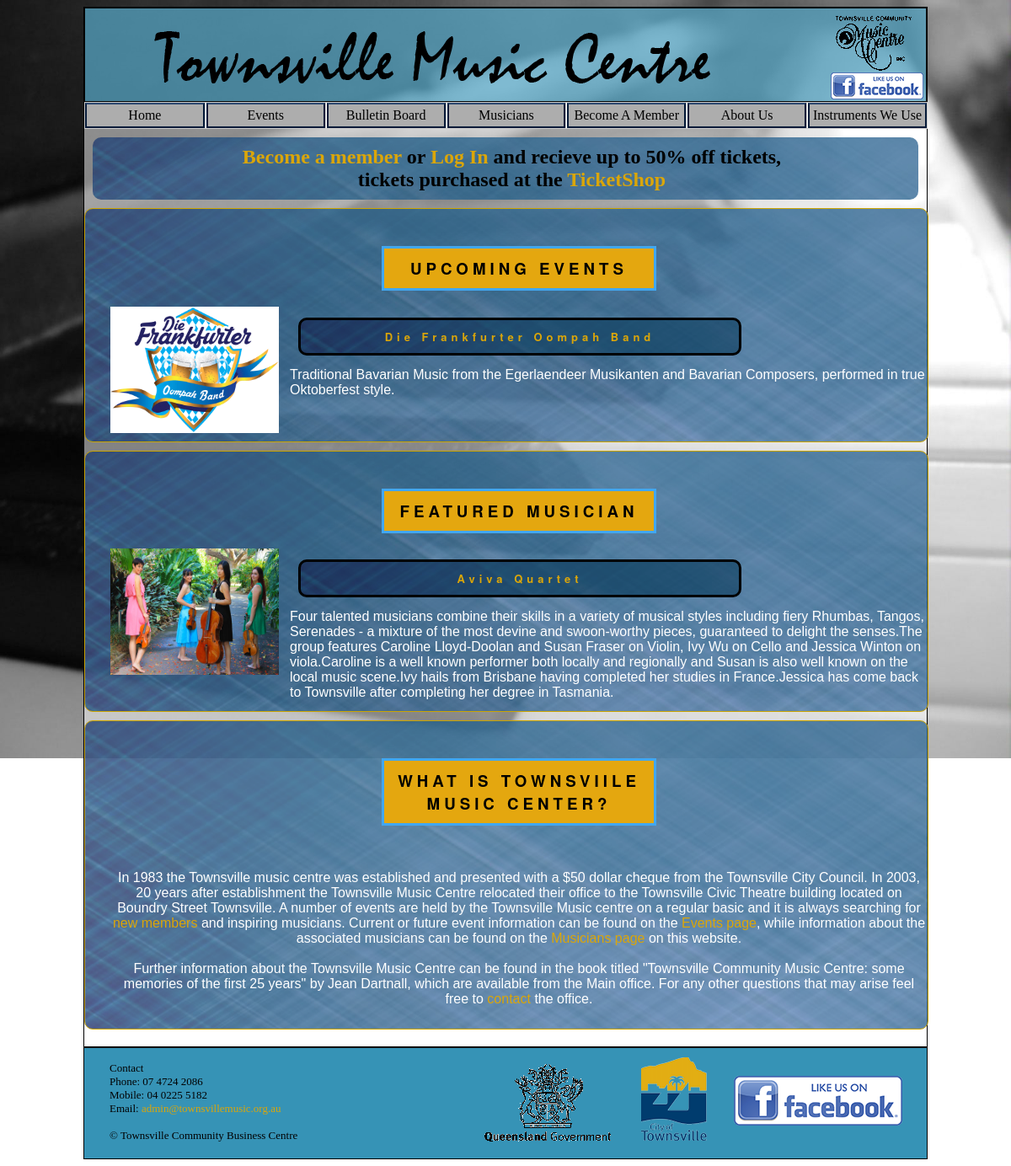
The page / on the database its author committed.
### tables this page shows
CREATE TABLE "Events" (
  "EventNum" integer NOT NULL PRIMARY KEY AUTOINCREMENT,
  "ImagePath" text NULL,
  "Title" text NOT NULL,
  "Subtitle" text NULL,
  "Details" text NULL,
  "Time" text NULL,
  "Day" text NULL,
  "EventDate" text NULL,
  "Place" text NULL,
  "BookingLink" text NULL
);

CREATE TABLE "Artists" (
  "ArtistID" integer NOT NULL PRIMARY KEY AUTOINCREMENT,
  "ArtistImagePath" text NULL,
  "ArtistName" text NOT NULL,
  "Details" text NULL,
  "Description" text NULL,
  "Email" text NULL,
  "PhoneNumber" text NULL,
  "Website" text NULL
, "FeaturedArtist" text NULL);

### index.php (the view, shortened to what this page needs)
<?php
    include("dbconnect.php");
?>
<html>
    <head>
        <link href="index.css" rel="stylesheet" type="text/css">
        <link href="mainstyles.css" rel="stylesheet" type="text/css">
    </head>
    <body>
        <div class="container">
            <header>
                <img src="images/title_heading4_750px.png" alt="TOWNSVILLE MUSIC CENTRE" width="750" height="70" class="titleimg"/>
                <img src="images/index/TCMCtrans10067.gif" alt="townsville music centre logo" width="100" height="67" class="logotitle"/>
            </header>
            <a href="https://www.facebook.com/pages/Townsville-Community-Music-Centre/159636880763534"><img src="images/facebook_like_110px.png" alt="Facebook Page" width="110" height="32" class="headerfblike"/></a>
            <nav>
                <ul>
                    <li><a href="index.php" class="linkhome">Home</a></li>
                    <li><a href="events.php" class="linkevents">Events</a></li>
                    <li><a href="bulletinBoard.php" class="linkbulliten">Bulletin Board</a></li>
                    <li><a href="musicians.php" class="linkmusician">Musicians</a></li>
                    <li><a href="membership.php" class="linkbecommbr">Become A Member</a></li>
                    <li><a href="about.php" class="linkaboutus">About Us</a></li>
                    <li><a href="instruments.php" class="linkinstrument">Instruments We Use</a></li>
                </ul>
            </nav>
			<?php
				if (!$_SESSION['loggedIn']){
					echo "<h2 class='becomembrindex'>
						<a href='membership.php'>Become a member</a> or <a href='login.php'>Log In</a> and recieve up to <strong>50% off tickets, <br>tickets purchased at the <a href='https://au.patronbase.com/_TVCC/Productions'>TicketShop</a></strong></h2>";
				} else {
					echo "<h2 class='becomembrindex'>
						<a href='logout.php'>Log Out</a></h2>";
				}
			?>
				<?php
					$sql = "SELECT * FROM Events";
					$lowestDate = "2020-01-01";
					foreach ($dbh->query($sql) as $row){
						if ($row[EventDate] < $lowestDate){
							$lowestDate = $row[EventDate];
						}
					}
					$eventSQL = "SELECT * FROM Events WHERE EventDate = '$lowestDate'";
					foreach ($dbh->query($eventSQL) as $eventRow){
							echo "<div class='maincontent'><h3>Upcoming Events</h3>
								<img src='$eventRow[ImagePath]' alt='eventRow[Title]' id='featuredEvent'/>
								<table>
									<tr><td><h2 class='contentheading2'><a href = 'events.php'>$eventRow[Title]</a></h2></td></tr>
									<tr><td><p>$eventRow[Details]</p></td></tr>
								</table>
							</div>";
					}
				?>
				<?php
					$sql = "SELECT * FROM Artists WHERE FeaturedArtist = 'Y'";
					foreach ($dbh->query($sql) as $row){
						echo "<div class='maincontent'><h3>Featured Musician</h3>
								<img src='$row[ArtistImagePath]' alt='Artists' id='featuredArtist'/>
								<table>
									<tr><td><h2 class='contentheading2'><a href = 'musicians.php'>$row[ArtistName]</a></h2></td></tr>
									<tr><td><p>$row[Details]</p></td></tr>
								</table>
							</div>";
					}
				?>
            <div class="maincontent"><h3>What is Townsviile Music Center?</h3><br>
				<p>In 1983 the Townsville music centre was established and presented with a $50 dollar cheque from the Townsville City Council. In 2003, 20 years after establishment the Townsville Music Centre relocated their office to the Townsville Civic Theatre building located on Boundry Street Townsville. A number of events are held by the Townsville Music centre on a regular basic and it is always searching for  <a href="membership.php">new members</a> and inspiring musicians. Current or future event information can be found on the <a href="events.php">Events page</a>, while information about the associated musicians can be found on the <a href="musicians.php">Musicians page</a> on this website.<br><br>
				Further information about the Townsville Music Centre can be found in the book titled "Townsville Community Music Centre: some memories of the first 25 years" by Jean Dartnall, which are available from the Main office. For any other questions that may arise feel free to  <a href="#">contact</a> the office.</p>
			</div>
		</div>
		<footer>
			<a href="https://www.facebook.com/pages/Townsville-Community-Music-Centre/159636880763534"><img src="images/facebook_like.png" alt="Like Us on Facebook" class="facebooklikefooter"></a>
			<img src="images/index/TCC83100.png" alt="" width="83" height="100" class="councilimgindex"/>
			<img src="images/index/GCBF15091.gif" alt="" width="150" height="92" class="qldgovindeximg"/>
			<br>Contact<br>
			Phone: 07 4724 2086 <br> Mobile: 04 0225 5182 <br>
			Email: <a href="mailto:admin@townsvillemusic.org.au">admin@townsvillemusic.org.au</a><br><br>
			&copy; Townsville Community Business Centre
		</footer>
    </body>
</html>

### index.css (style rules this page uses)
h2 { margin: 10px 10px 10px 10px; border-radius: 10px; background-color: rgba(140, 140, 140, 0.5); background-image: url("contentTexture.png"); padding-top: 10px; padding-bottom: 10px; padding-right: 10px; padding-left: 25px; float: none; text-align: center; }
.contentheading2 { float: center; background-color: #4F4F4F; width: 500px; padding-top: 10px; padding-bottom: 10px; font-family: Gotham, "Helvetica Neue", Helvetica, Arial, sans-serif; letter-spacing: 5px; text-transform: capitalize; padding-left: 10px; padding-right: 10px; border: medium solid #000000; font-weight: bold; font-size: small; border-radius: 10px; text-align: center; }
h3 { background-color: #E4A70F; width: 300px; margin-right: auto; margin-left: auto; padding-top: 10px; padding-bottom: 10px; font-family: Gotham, "Helvetica Neue", Helvetica, Arial, sans-serif; letter-spacing: 5px; text-transform: uppercase; padding-left: 10px; padding-right: 10px; border: medium solid #41A7F1; margin-top: 34px; }
.maincontent { float: left; width: 970px; text-align: center; padding-left: 30px; padding-bottom: 10px; padding-top: 10px; background-color: rgba(140, 140, 140, 0.5); background-image: url("contentTexture.png"); border-radius: 10px; border: thin solid #CBA400; font-family: arial; font-size: medium; display: inline-block; margin-bottom: 10px; }
.maincontent img { width: 200px; height: 150px; float: left; padding-right: 10px; }

### mainstyles.css (style rules this page uses)
div.container { width: 1000px; margin: auto; background-color: rgba(255, 255, 255, 0.5); border: thin solid black; float: center; display: inline-block; padding-bottom: 10px; }
body { text-align: center; background-image: url(images/background.jpg); background-repeat: no-repeat; background-attachment: fixed; background-size: 100%; }
header { border: thin solid black; background-color: rgba(0, 118, 163, 0.5); text-indent: 12px; }
.titleimg { padding-top: 20px; padding-bottom: 20px; }
footer { text-align: left; border: thin solid #000000; padding-left: 30px; padding-bottom: 19px; background-color: rgba(0,118,163,0.79); font-size: small; width:970px; margin:auto; }
footer .facebooklikefooter { float: right; margin-top: 33px; margin-right: 29px; }
footer .qldgovindeximg { float: right; padding-left: 4px; margin-top: 19px; margin-left: 101px; margin-right: 32px; }
footer .councilimgindex { float: right; margin-left: 1px; margin-top: 10px; margin-right: 30px; }
header .logotitle { float: right; padding-right: 12px; padding-top: 20px; margin-top: -13px; }
nav { width: 100%; background: #ADADAD; border: 1px solid #ccc; border-right: none; }
nav ul { overflow: hidden; margin: 0; padding: 0; }
nav ul li { list-style: none; float: left; text-align: center; border-left: 1px solid #fff; border-right: 1px solid #ccc; width: 16.6667%; width: calc(100% / 7); box-sizing: border-box; }
nav ul li:first-child { border-left: none; }
nav ul li a { background: clear; color:#000; text-align:center; display: block; text-decoration: none; padding: 4px 0; border-top:2px solid #2C4870; border-right:2px solid #051A38; border-bottom:2px solid #051A38; border-left:2px solid #051A38; }
.headerfblike { float: right; margin-top: -35px; margin-right: 4px; }
a { text-decoration: none; color: #DBA609; -webkit-transition: all 1ms ease-in-out 1ms; -o-transition: all 1ms ease-in-out 1ms; transition: all 1ms ease-in-out 1ms; }
p { color: white; }
table { color: white; }

### rows shown on the page
events: ImagePath (picture), Title "Die Frankfurter Oompah Band", Details "Traditional Bavarian Music from the Egerlaendeer Musikanten and Bavarian Composers, performed in true Oktoberfest style."
artists: ArtistImagePath (picture), ArtistName "Aviva Quartet", Details "Four talented musicians combine their skills in a variety of musical styles including fiery Rhumbas, Tangos, Serenades - a mixture of the most devine and swoon-worthy pieces, guaranteed to delight the senses.The group features Caroline Lloyd-Doolan and Susan Fraser on Violin, Ivy Wu on Cello and Jessica Winton on viola.Caroline is a well known performer both locally and regionally and Susan is also well known on the local music scene.Ivy hails from Brisbane having completed her studies in France.Jessica has come back to Townsville after completing her degree in Tasmania."
